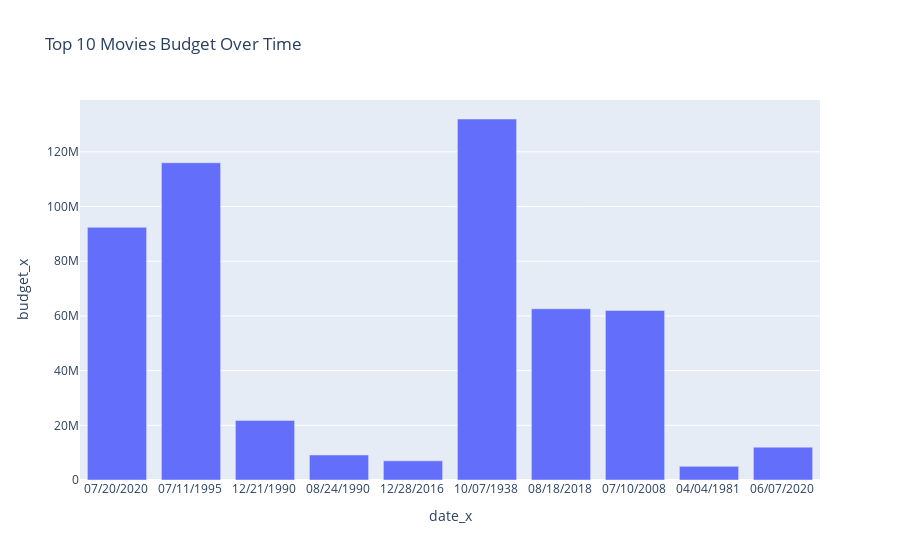

The notebook cell this image was saved under:
### Code cell
# find the top 10 movies with the highest budget
fig = px.bar(df.sort_index(ascending=False).head(10), x="date_x", y="budget_x", title="Top 10 Movies Budget Over Time", hover_name="orig_title")
fig.show()

### Figure 1 — Plotly figure (JSON) as saved in the notebook; plotly's stock layout.template omitted (floating-point values rounded to 4 significant figures)
{"data": [{"alignmentgroup": "True", "hovertemplate": "<b>%{hovertext}</b><br><br>date_x=%{x}<br>budget_x=%{y}<extra></extra>", "hovertext": ["The Swan Princess: A Royal Wedding", "Darkman II: The Return of Durant", "The Russia House", "Delta Force 2: The Colombian Connection", "20th Century Women", "The Lady Vanishes", " 劇場版 七つの大罪 天空の囚われ人", "The Love Guru", "Nighthawks", "Marshall"], "legendgroup": "", "marker": {"color": "#636efa", "pattern": {"shape": ""}}, "name": "", "offsetgroup": "", "orientation": "v", "showlegend": false, "textposition": "auto", "type": "bar", "x": ["07/20/2020 ", "07/11/1995 ", "12/21/1990 ", "08/24/1990 ", "12/28/2016 ", "10/07/1938 ", "08/18/2018 ", "07/10/2008 ", "04/04/1981 ", "06/07/2020 "], "xaxis": "x", "y": [92400000, 116000000, 21800000, 9146000.0, 7000000, 132000000, 62600000, 62000000, 5000000, 12000000], "yaxis": "y"}], "layout": {"barmode": "relative", "legend": {"tracegroupgap": 0}, "title": {"text": "Top 10 Movies Budget Over Time"}, "xaxis": {"anchor": "y", "domain": [0, 1], "title": {"text": "date_x"}}, "yaxis": {"anchor": "x", "domain": [0, 1], "title": {"text": "budget_x"}}}}
